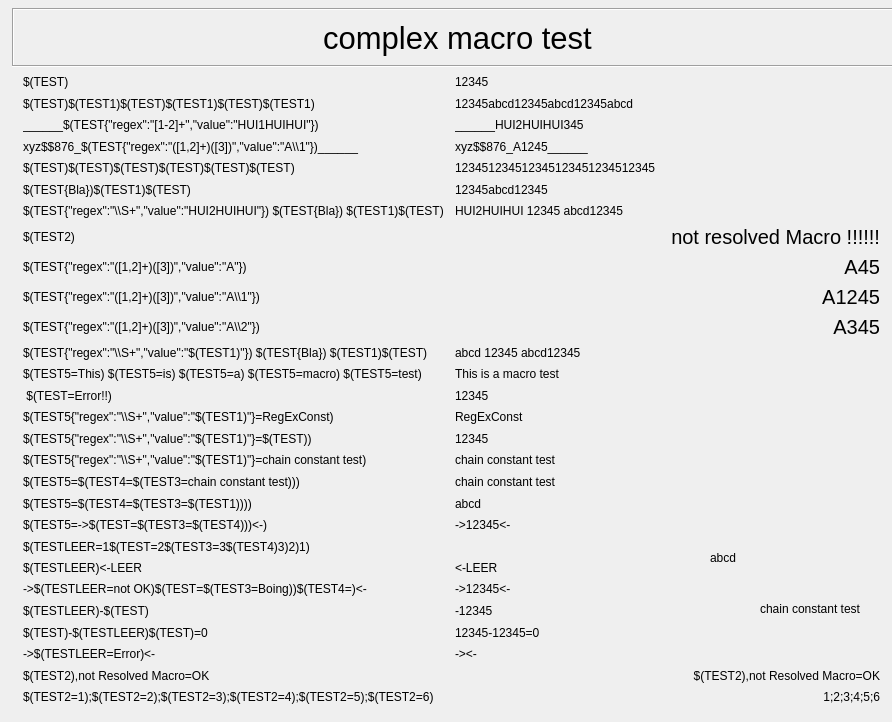
<?xml version="1.0" encoding="UTF-8"?>
<ui version="4.0">
 <class>MainWindow</class>
 <widget class="QMainWindow" name="MainWindow">
  <property name="geometry">
   <rect>
    <x>0</x>
    <y>0</y>
    <width>892</width>
    <height>722</height>
   </rect>
  </property>
  <property name="windowTitle">
   <string>MainWindow</string>
  </property>
  <widget class="QWidget" name="centralwidget">
   <widget class="QWidget" name="gridLayoutWidget">
    <property name="geometry">
     <rect>
      <x>23</x>
      <y>74</y>
      <width>857</width>
      <height>631</height>
     </rect>
    </property>
    <layout class="QGridLayout" name="gridLayout" rowstretch="0,0,0,0,0,0,0,0,0,0,0,0,0,0,0,0,0,0,0,0,0,0,0,0,0,0,0,0,0">
     <item row="4" column="1">
      <widget class="caLabel" name="calabel_15">
       <property name="text">
        <string>xyz$$876_A1245______</string>
       </property>
      </widget>
     </item>
     <item row="2" column="1">
      <widget class="caLabel" name="calabel_14">
       <property name="text">
        <string>12345abcd12345abcd12345abcd</string>
       </property>
      </widget>
     </item>
     <item row="16" column="0">
      <widget class="caLabel" name="calabel_30">
       <property name="text">
        <string>$(TEST5{&quot;regex&quot;:&quot;\\S+&quot;,&quot;value&quot;:&quot;$(TEST1)&quot;}=$(TEST))</string>
       </property>
      </widget>
     </item>
     <item row="16" column="1">
      <widget class="caLabel" name="calabel_32">
       <property name="text">
        <string>12345</string>
       </property>
      </widget>
     </item>
     <item row="21" column="0">
      <widget class="caLabel" name="calabel_43">
       <property name="text">
        <string>$(TESTLEER=1$(TEST=2$(TEST3=3$(TEST4)3)2)1)</string>
       </property>
      </widget>
     </item>
     <item row="23" column="1">
      <widget class="caLabel" name="calabel_50">
       <property name="text">
        <string>-&gt;12345&lt;-</string>
       </property>
      </widget>
     </item>
     <item row="26" column="1">
      <widget class="caLabel" name="calabel_54">
       <property name="text">
        <string>-&gt;&lt;-</string>
       </property>
      </widget>
     </item>
     <item row="3" column="0">
      <widget class="caLabel" name="calabel_8">
       <property name="text">
        <string>______$(TEST{&quot;regex&quot;:&quot;[1-2]+&quot;,&quot;value&quot;:&quot;HUI1HUIHUI&quot;})</string>
       </property>
       <property name="textFormat">
        <enum>Qt::TextFormat::PlainText</enum>
       </property>
      </widget>
     </item>
     <item row="15" column="0">
      <widget class="caLabel" name="calabel_29">
       <property name="text">
        <string>$(TEST5{&quot;regex&quot;:&quot;\\S+&quot;,&quot;value&quot;:&quot;$(TEST1)&quot;}=RegExConst)</string>
       </property>
      </widget>
     </item>
     <item row="1" column="0">
      <widget class="caLabel" name="calabel_10">
       <property name="text">
        <string>$(TEST)</string>
       </property>
      </widget>
     </item>
     <item row="13" column="0">
      <widget class="caLabel" name="calabel_25">
       <property name="text">
        <string>$(TEST5=This) $(TEST5=is) $(TEST5=a) $(TEST5=macro) $(TEST5=test)</string>
       </property>
      </widget>
     </item>
     <item row="11" column="0">
      <widget class="caLabel" name="calabel_22">
       <property name="text">
        <string>$(TEST{&quot;regex&quot;:&quot;([1,2]+)([3])&quot;,&quot;value&quot;:&quot;A\\2&quot;})</string>
       </property>
      </widget>
     </item>
     <item row="11" column="1">
      <widget class="QLabel" name="label_4">
       <property name="font">
        <font>
         <pointsize>15</pointsize>
        </font>
       </property>
       <property name="text">
        <string>A345</string>
       </property>
       <property name="alignment">
        <set>Qt::AlignmentFlag::AlignRight|Qt::AlignmentFlag::AlignTrailing|Qt::AlignmentFlag::AlignVCenter</set>
       </property>
      </widget>
     </item>
     <item row="1" column="1">
      <widget class="caLabel" name="calabel_13">
       <property name="text">
        <string>12345</string>
       </property>
      </widget>
     </item>
     <item row="26" column="0">
      <widget class="caLabel" name="calabel_53">
       <property name="text">
        <string>-&gt;$(TESTLEER=Error)&lt;-</string>
       </property>
      </widget>
     </item>
     <item row="25" column="0">
      <widget class="caLabel" name="calabel_48">
       <property name="text">
        <string>$(TEST)-$(TESTLEER)$(TEST)=0</string>
       </property>
      </widget>
     </item>
     <item row="18" column="1">
      <widget class="caLabel" name="calabel_36">
       <property name="text">
        <string>chain constant test</string>
       </property>
      </widget>
     </item>
     <item row="4" column="0">
      <widget class="caLabel" name="calabel_9">
       <property name="text">
        <string>xyz$$876_$(TEST{&quot;regex&quot;:&quot;([1,2]+)([3])&quot;,&quot;value&quot;:&quot;A\\1&quot;})______</string>
       </property>
      </widget>
     </item>
     <item row="9" column="0">
      <widget class="caLabel" name="calabel_7">
       <property name="text">
        <string>$(TEST{&quot;regex&quot;:&quot;([1,2]+)([3])&quot;,&quot;value&quot;:&quot;A&quot;})</string>
       </property>
      </widget>
     </item>
     <item row="7" column="1">
      <widget class="caLabel" name="calabel_20">
       <property name="text">
        <string>HUI2HUIHUI 12345 abcd12345</string>
       </property>
      </widget>
     </item>
     <item row="8" column="1">
      <widget class="QLabel" name="label">
       <property name="font">
        <font>
         <pointsize>15</pointsize>
        </font>
       </property>
       <property name="text">
        <string>not resolved Macro !!!!!!</string>
       </property>
       <property name="alignment">
        <set>Qt::AlignmentFlag::AlignRight|Qt::AlignmentFlag::AlignTrailing|Qt::AlignmentFlag::AlignVCenter</set>
       </property>
      </widget>
     </item>
     <item row="23" column="0">
      <widget class="caLabel" name="calabel_45">
       <property name="text">
        <string>-&gt;$(TESTLEER=not OK)$(TEST=$(TEST3=Boing))$(TEST4=)&lt;-</string>
       </property>
      </widget>
     </item>
     <item row="15" column="1">
      <widget class="caLabel" name="calabel_31">
       <property name="text">
        <string>RegExConst</string>
       </property>
      </widget>
     </item>
     <item row="27" column="1">
      <widget class="QLabel" name="label_6">
       <property name="text">
        <string>$(TEST2),not Resolved Macro=OK</string>
       </property>
       <property name="alignment">
        <set>Qt::AlignmentFlag::AlignRight|Qt::AlignmentFlag::AlignTrailing|Qt::AlignmentFlag::AlignVCenter</set>
       </property>
      </widget>
     </item>
     <item row="7" column="0">
      <widget class="caLabel" name="calabel_19">
       <property name="text">
        <string>$(TEST{&quot;regex&quot;:&quot;\\S+&quot;,&quot;value&quot;:&quot;HUI2HUIHUI&quot;}) $(TEST{Bla}) $(TEST1)$(TEST)</string>
       </property>
      </widget>
     </item>
     <item row="2" column="0">
      <widget class="caLabel" name="calabel_11">
       <property name="text">
        <string>$(TEST)$(TEST1)$(TEST)$(TEST1)$(TEST)$(TEST1)</string>
       </property>
      </widget>
     </item>
     <item row="13" column="1">
      <widget class="caLabel" name="calabel_26">
       <property name="text">
        <string>This is a macro test</string>
       </property>
      </widget>
     </item>
     <item row="19" column="1">
      <widget class="caLabel" name="calabel_39">
       <property name="text">
        <string>abcd</string>
       </property>
      </widget>
     </item>
     <item row="6" column="0">
      <widget class="caLabel" name="calabel_12">
       <property name="text">
        <string>$(TEST{Bla})$(TEST1)$(TEST)</string>
       </property>
      </widget>
     </item>
     <item row="24" column="0">
      <widget class="caLabel" name="calabel_46">
       <property name="text">
        <string>$(TESTLEER)-$(TEST)</string>
       </property>
      </widget>
     </item>
     <item row="12" column="0">
      <widget class="caLabel" name="calabel_23">
       <property name="text">
        <string>$(TEST{&quot;regex&quot;:&quot;\\S+&quot;,&quot;value&quot;:&quot;$(TEST1)&quot;}) $(TEST{Bla}) $(TEST1)$(TEST)</string>
       </property>
      </widget>
     </item>
     <item row="10" column="1">
      <widget class="QLabel" name="label_3">
       <property name="font">
        <font>
         <pointsize>15</pointsize>
        </font>
       </property>
       <property name="text">
        <string>A1245</string>
       </property>
       <property name="alignment">
        <set>Qt::AlignmentFlag::AlignRight|Qt::AlignmentFlag::AlignTrailing|Qt::AlignmentFlag::AlignVCenter</set>
       </property>
      </widget>
     </item>
     <item row="20" column="1">
      <widget class="caLabel" name="calabel_42">
       <property name="text">
        <string>-&gt;12345&lt;-</string>
       </property>
      </widget>
     </item>
     <item row="24" column="1">
      <widget class="caLabel" name="calabel_47">
       <property name="text">
        <string>-12345</string>
       </property>
      </widget>
     </item>
     <item row="18" column="0">
      <widget class="caLabel" name="calabel_35">
       <property name="text">
        <string>$(TEST5=$(TEST4=$(TEST3=chain constant test)))</string>
       </property>
      </widget>
     </item>
     <item row="17" column="1">
      <widget class="caLabel" name="calabel_34">
       <property name="text">
        <string>chain constant test</string>
       </property>
      </widget>
     </item>
     <item row="6" column="1">
      <widget class="caLabel" name="calabel_18">
       <property name="text">
        <string>12345abcd12345</string>
       </property>
      </widget>
     </item>
     <item row="9" column="1">
      <widget class="QLabel" name="label_2">
       <property name="font">
        <font>
         <pointsize>15</pointsize>
        </font>
       </property>
       <property name="text">
        <string>A45</string>
       </property>
       <property name="alignment">
        <set>Qt::AlignmentFlag::AlignRight|Qt::AlignmentFlag::AlignTrailing|Qt::AlignmentFlag::AlignVCenter</set>
       </property>
      </widget>
     </item>
     <item row="22" column="0">
      <widget class="caLabel" name="calabel_44">
       <property name="text">
        <string>$(TESTLEER)&lt;-LEER</string>
       </property>
      </widget>
     </item>
     <item row="12" column="1">
      <widget class="caLabel" name="calabel_24">
       <property name="text">
        <string>abcd 12345 abcd12345</string>
       </property>
      </widget>
     </item>
     <item row="14" column="1">
      <widget class="caLabel" name="calabel_28">
       <property name="text">
        <string>12345</string>
       </property>
      </widget>
     </item>
     <item row="27" column="0">
      <widget class="caLabel" name="calabel_55">
       <property name="text">
        <string>$(TEST2),not Resolved Macro=OK</string>
       </property>
      </widget>
     </item>
     <item row="17" column="0">
      <widget class="caLabel" name="calabel_33">
       <property name="text">
        <string>$(TEST5{&quot;regex&quot;:&quot;\\S+&quot;,&quot;value&quot;:&quot;$(TEST1)&quot;}=chain constant test)</string>
       </property>
      </widget>
     </item>
     <item row="14" column="0">
      <widget class="caLabel" name="calabel_27">
       <property name="text">
        <string> $(TEST=Error!!)</string>
       </property>
      </widget>
     </item>
     <item row="19" column="0">
      <widget class="caLabel" name="calabel_37">
       <property name="text">
        <string>$(TEST5=$(TEST4=$(TEST3=$(TEST1))))</string>
       </property>
      </widget>
     </item>
     <item row="22" column="1">
      <widget class="caLabel" name="calabel_51">
       <property name="text">
        <string>&lt;-LEER</string>
       </property>
      </widget>
     </item>
     <item row="5" column="1">
      <widget class="caLabel" name="calabel_17">
       <property name="text">
        <string>123451234512345123451234512345</string>
       </property>
      </widget>
     </item>
     <item row="3" column="1">
      <widget class="caLabel" name="calabel_16">
       <property name="text">
        <string>______HUI2HUIHUI345</string>
       </property>
      </widget>
     </item>
     <item row="5" column="0">
      <widget class="caLabel" name="calabel_2">
       <property name="text">
        <string>$(TEST)$(TEST)$(TEST)$(TEST)$(TEST)$(TEST)</string>
       </property>
      </widget>
     </item>
     <item row="20" column="0">
      <widget class="caLabel" name="calabel_40">
       <property name="text">
        <string>$(TEST5=-&gt;$(TEST=$(TEST3=$(TEST4)))&lt;-)</string>
       </property>
      </widget>
     </item>
     <item row="25" column="1">
      <widget class="caLabel" name="calabel_49">
       <property name="text">
        <string>12345-12345=0</string>
       </property>
      </widget>
     </item>
     <item row="10" column="0">
      <widget class="caLabel" name="calabel_21">
       <property name="text">
        <string>$(TEST{&quot;regex&quot;:&quot;([1,2]+)([3])&quot;,&quot;value&quot;:&quot;A\\1&quot;})</string>
       </property>
      </widget>
     </item>
     <item row="21" column="1">
      <widget class="caLabel" name="calabel_52">
       <property name="text">
        <string/>
       </property>
      </widget>
     </item>
     <item row="8" column="0">
      <widget class="caLabel" name="calabel">
       <property name="text">
        <string>$(TEST2)</string>
       </property>
      </widget>
     </item>
     <item row="28" column="0">
      <widget class="caLabel" name="calabel_56">
       <property name="text">
        <string>$(TEST2=1);$(TEST2=2);$(TEST2=3);$(TEST2=4);$(TEST2=5);$(TEST2=6)</string>
       </property>
      </widget>
     </item>
     <item row="28" column="1">
      <widget class="QLabel" name="label_7">
       <property name="text">
        <string>1;2;3;4;5;6</string>
       </property>
       <property name="alignment">
        <set>Qt::AlignmentFlag::AlignRight|Qt::AlignmentFlag::AlignTrailing|Qt::AlignmentFlag::AlignVCenter</set>
       </property>
      </widget>
     </item>
    </layout>
   </widget>
   <widget class="caFrame" name="caframe">
    <property name="geometry">
     <rect>
      <x>12</x>
      <y>8</y>
      <width>892</width>
      <height>59</height>
     </rect>
    </property>
    <property name="frameShape">
     <enum>QFrame::Shape::Box</enum>
    </property>
    <property name="frameShadow">
     <enum>QFrame::Shadow::Sunken</enum>
    </property>
    <property name="lineWidth">
     <number>1</number>
    </property>
    <property name="background">
     <color>
      <red>148</red>
      <green>148</green>
      <blue>148</blue>
     </color>
    </property>
    <widget class="QLabel" name="label_5">
     <property name="geometry">
      <rect>
       <x>6</x>
       <y>6</y>
       <width>879</width>
       <height>47</height>
      </rect>
     </property>
     <property name="font">
      <font>
       <pointsize>23</pointsize>
      </font>
     </property>
     <property name="text">
      <string>complex macro test</string>
     </property>
     <property name="alignment">
      <set>Qt::AlignmentFlag::AlignCenter</set>
     </property>
    </widget>
   </widget>
   <widget class="caLabel" name="calabel_38">
    <property name="geometry">
     <rect>
      <x>760</x>
      <y>600</y>
      <width>424</width>
      <height>17</height>
     </rect>
    </property>
    <property name="text">
     <string>chain constant test</string>
    </property>
   </widget>
   <widget class="caLabel" name="calabel_41">
    <property name="geometry">
     <rect>
      <x>710</x>
      <y>550</y>
      <width>424</width>
      <height>15</height>
     </rect>
    </property>
    <property name="text">
     <string>abcd</string>
    </property>
   </widget>
  </widget>
 </widget>
 <customwidgets>
  <customwidget>
   <class>caFrame</class>
   <extends>QFrame</extends>
   <header>caFrame</header>
   <container>1</container>
  </customwidget>
  <customwidget>
   <class>caLabel</class>
   <extends>QLabel</extends>
   <header>caLabel</header>
  </customwidget>
 </customwidgets>
 <resources/>
 <connections/>
</ui>
